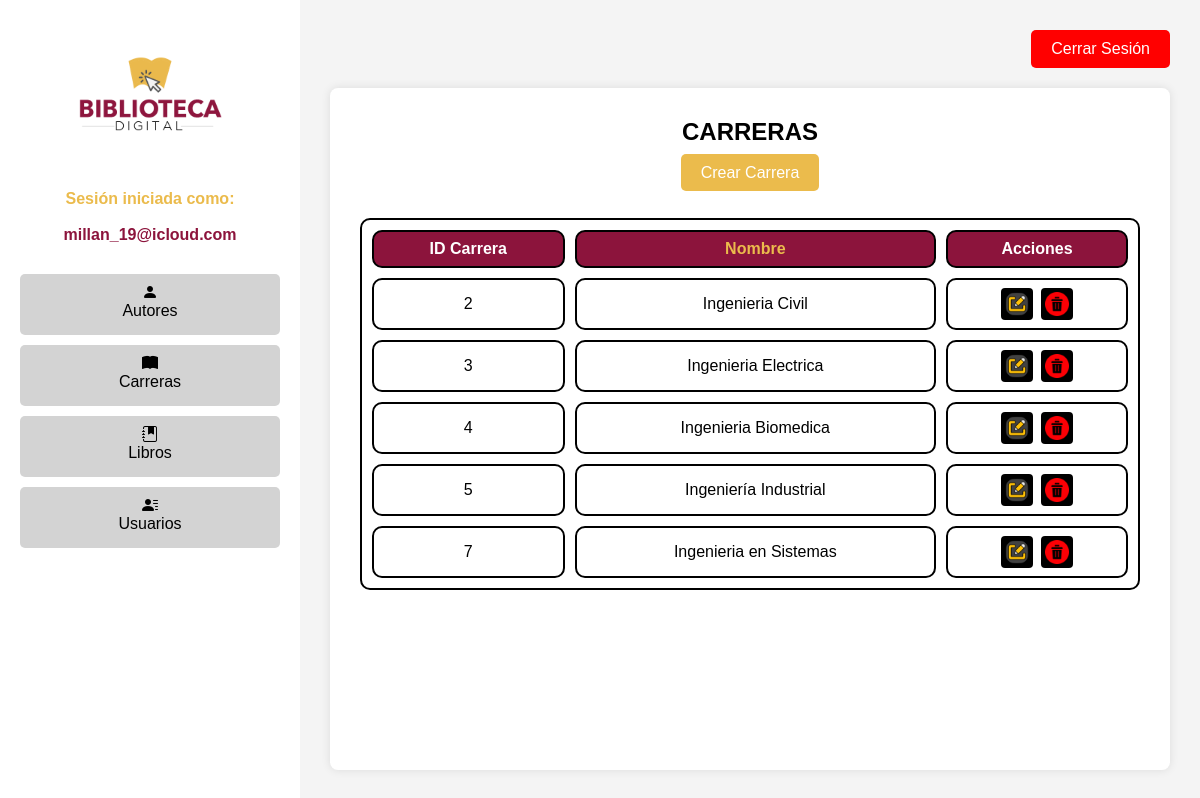
The app's page /Login/carreras.php (signed in) with its own data.
### tables this page shows
CREATE TABLE `carreras` (
  `id_carrera` int(11) NOT NULL,
  `nombre_carrera` varchar(200) NOT NULL
);

### Login/carreras.php (the view, shortened to what this page needs)
<?php
include "conexion.php";
$query = "SELECT * FROM carreras";
$result = mysqli_query($conectar, $query);
?>
<!DOCTYPE html>
<html lang="es">
<head>
    <link rel="stylesheet" href="styles_admin.css">
    <link rel="stylesheet" href="https://cdn.jsdelivr.net/npm/bootstrap-icons@1.7.2/font/bootstrap-icons.css">
</head>
<body>
    <div class="container">
        <?php include "menu.php"; ?>
        <section class="main-content">
            <div class="header">
                <a href="salir.php" class="btn-logout">Cerrar Sesión</a>
            </div>
            <div class="content">
                <h1>CARRERAS</h1>
                <br>
                <a href="crear_carrera.php" class="btn-new">Crear Carrera</a>
                <br><br><br>
                <table>
                    <thead>
                        <tr>
                            <th class="especial">ID Carrera</th>
                            <th>Nombre</th>
                            <th class="especial">Acciones</th>
                        </tr>
                    </thead>
                    <tbody>
                        <?php while ($fila = mysqli_fetch_assoc($result)): ?>
                            <tr>
                                <td><?php echo htmlspecialchars($fila['id_carrera']); ?></td>
                                <td><?php echo htmlspecialchars($fila['nombre_carrera']); ?></td>
                                <td class="actions">
                                    <a href="editar_carrera.php?id_carrera=<?php echo $fila['id_carrera']; ?>" class="btn-edit"><img src="images/editar.png" alt=""></a>
                                    <a href="#" onClick="validar('eliminar_carrera.php?id_carrera=<?php echo $fila['id_carrera']; ?>')" class="btn-delete"><img src="images/borrar.png" alt=""></a>
                                </td>
                            </tr>
                        <?php endwhile; ?>
                    </tbody>
                </table>
            </div>
        </section>
    </div>
</body>
</html>

### Login/styles_admin.css (style rules this page uses)
* { margin: 0; padding: 0; box-sizing: border-box; }
body { font-family: Arial, sans-serif; background-color: #f4f4f4; }
:root { --color1: #ebbb4c; --color2: #8c143c; }
.container { display: flex; height: 100vh; text-align: center; }
.main-content { flex: 1; display: flex; flex-direction: column; justify-content: flex-start; padding: 30px; background-color: #f4f4f4; }
.header { display: flex; justify-content: flex-end; margin-bottom: 20px; }
a { text-decoration: none; }
.btn-logout { background-color: red; color: white; border: none; padding: 10px 20px; cursor: pointer; font-size: 16px; border-radius: 5px; }
.btn-new { background-color: var(--color1); color: white; border: none; padding: 10px 20px; cursor: pointer; font-size: 16px; border-radius: 5px; }
.content { background-color: white; padding: 30px; box-shadow: 0 0 10px rgba(0, 0, 0, 0.1); border-radius: 8px; flex-grow: 1; }
table { width: 100%; border-collapse: separate; border-spacing: 10px; margin: 0 auto; border: 2px black solid; border-radius: 10px; }
th, td { border: 2px solid black; padding: 8px; text-align: center; background-color: white; color: black; border-radius: 10px; }
th { background-color: var(--color2); color: var(--color1); }
.actions { display: flex; justify-content: center; gap: 8px; }
.actions a { display: flex; justify-content: center; align-items: center; text-decoration: none; padding: 4px; border-radius: 4px; color: gold; background-color: black; }
.btn-edit { background-color: #333; }
.btn-delete { background-color: #111; }
.actions img { width: 24px; height: 24px; display: block; }
.especial { color: white; }

### records on screen
carreras: id_carrera "2", nombre_carrera "Ingenieria Civil"
carreras: id_carrera "3", nombre_carrera "Ingenieria Electrica"
carreras: id_carrera "4", nombre_carrera "Ingenieria Biomedica"
carreras: id_carrera "5", nombre_carrera "Ingeniería Industrial"
carreras: id_carrera "7", nombre_carrera "Ingenieria en Sistemas"

### other values on screen
$usuario "millan_19@icloud.com"
